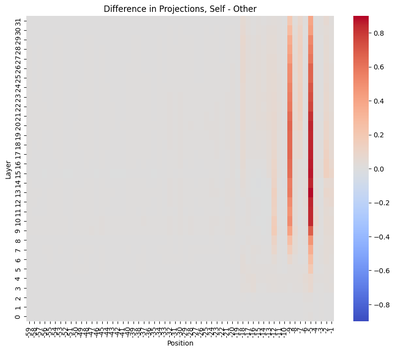
#> input picture figs/self_min_other_positionXlayer.png, 395 x 352 px, shrunk from 796 x 710 before the run
$ python combine_images.py
#> lines starting #> are read from the running program, lines starting #| are printed output that depends on the picture; pictures that were not available may be replaced by others from this repository, and a replacement may not be noted
### Utility script to combine images into larger figure

from PIL import Image

image_files = ['self_min_other_positionXlayer.png', 'self_positionXlayer.png', 'other_positionXlayer.png']
nrow=1
ncol=3

images = [Image.open(x) for x in image_files]
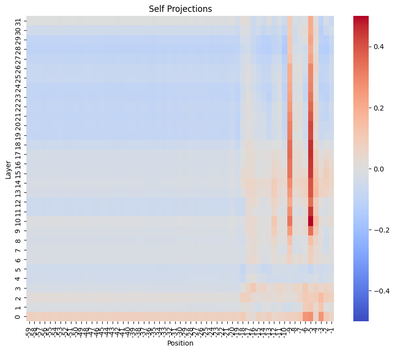
#> input picture figs/self_positionXlayer.png, 395 x 352 px, shrunk from 796 x 710 before the run
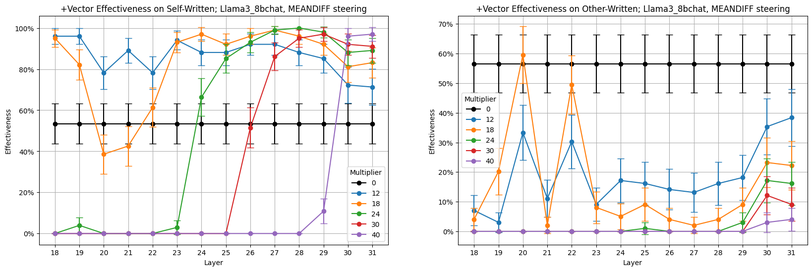
#> input picture figs/SvO_steering_mXl_continuous.png, 812 x 271 px, shrunk from 1638 x 547 before the run, given in place of other_positionXlayer.png, which was not available
#> images = 3 items

# Calculate maximum width and height of images
max_width = max(img.width for img in images)
#> max_width = 812
max_height = max(img.height for img in images)
#> max_height = 352

new_image = Image.new('RGB', (max_width * ncol, max_height * nrow))
#> new_image: PIL image 2436x352 RGB; every value is 0

# Calculate positions to center each image in its grid cell
positions = []
for i in range(nrow):
    for j in range(ncol):
        positions.append(((max_width - images[i*ncol+j].width) // 2 + j*max_width, (max_height - images[i*ncol+j].height) // 2 + i*max_height))
#> after the loop, positions = [(208, 0), (1020, 0), (1624, 40)]
#positions = [
#    ((max_width - images[0].width) // 2, (max_height - images[0].height) // 2),
#    (max_width + (max_width - images[1].width) // 2, (max_height - images[1].height) // 2),
#    ((max_width - images[2].width) // 2, max_height + (max_height - images[2].height) // 2),
#    (max_width + (max_width - images[3].width) // 2, max_height + (max_height - images[3].height) // 2)
#]

# Paste images into the new image
for img, pos in zip(images, positions):
    new_image.paste(img, pos)
#> this loop made 3 passes
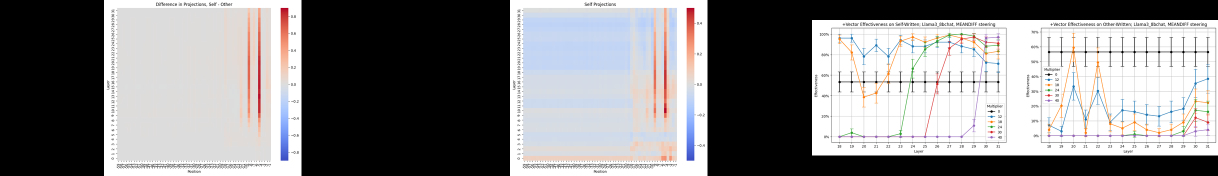
#> new_image: PIL image 2436x352 RGB (shown at 1/2 size); mean R, G, B 134.5, 133.6, 134.8

new_image.save('combined_positionwise_heatmaps.png')
